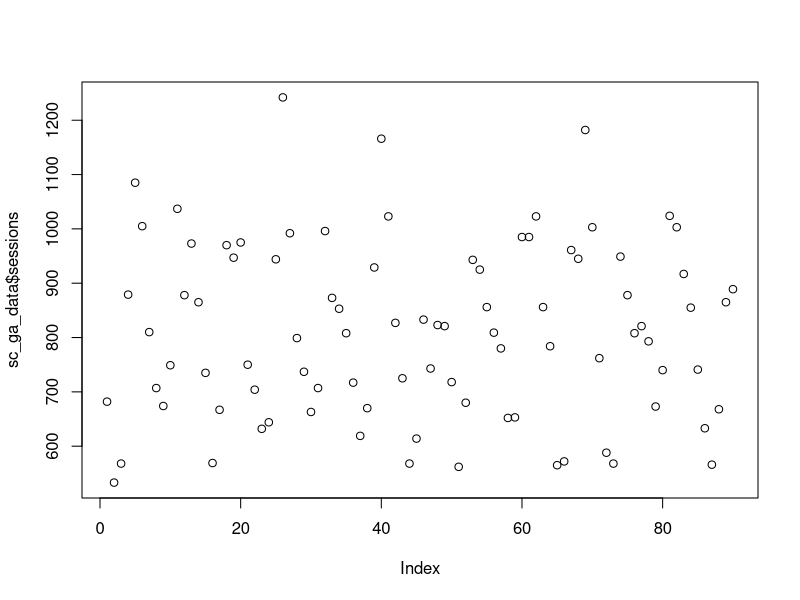
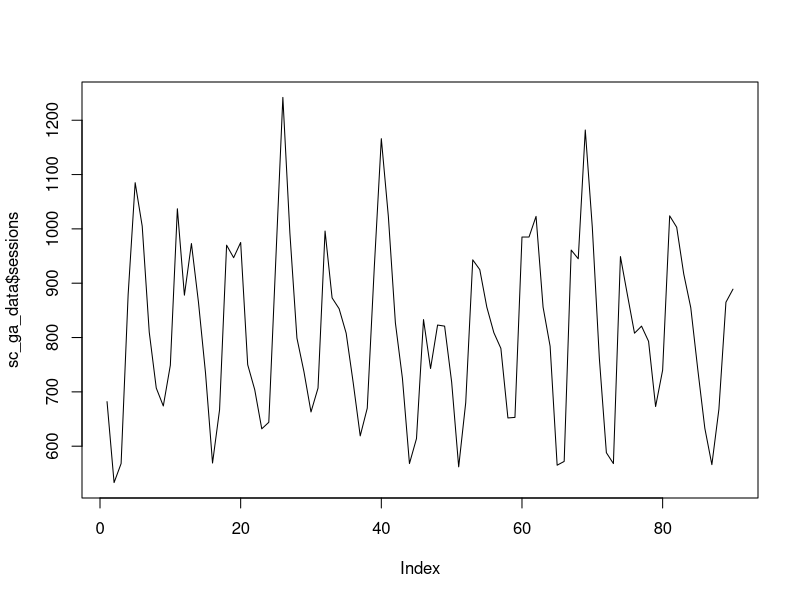
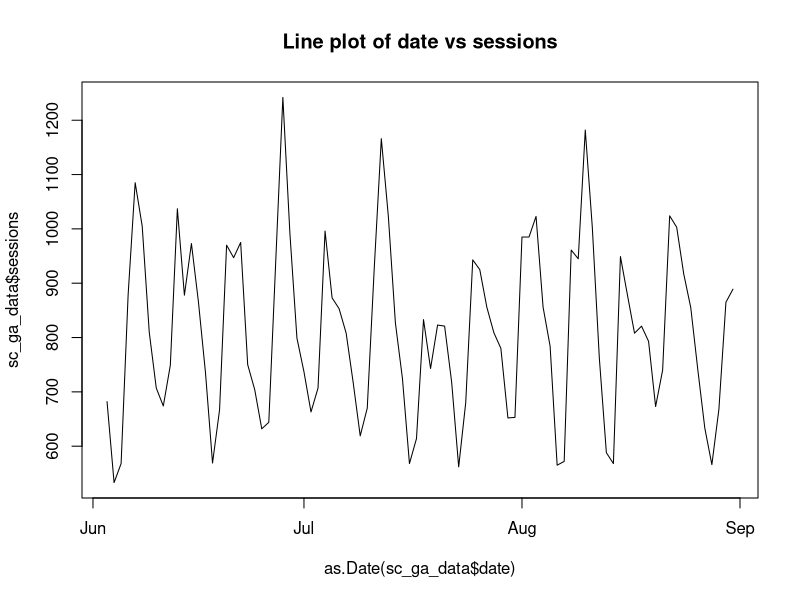
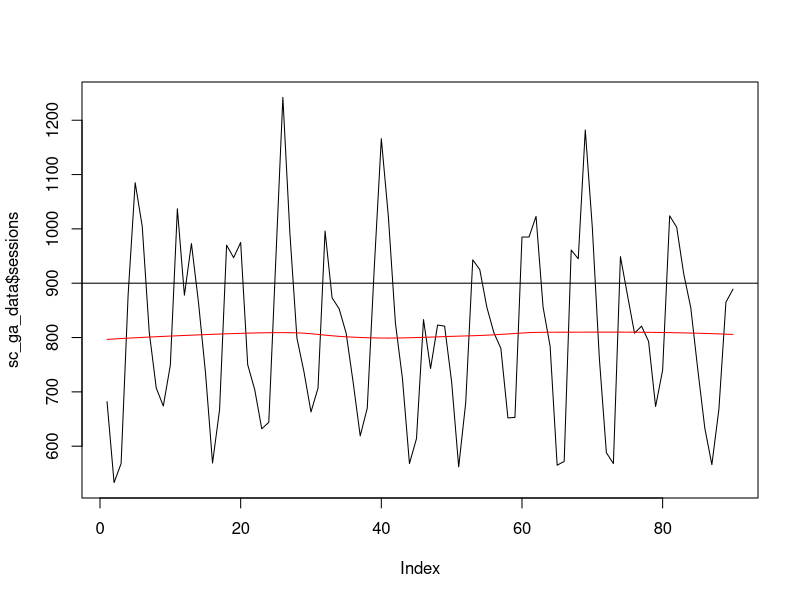
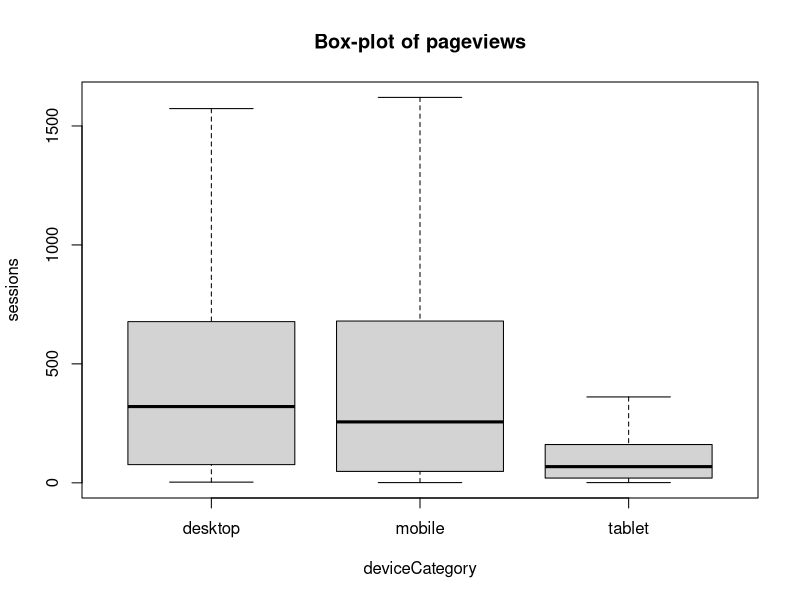
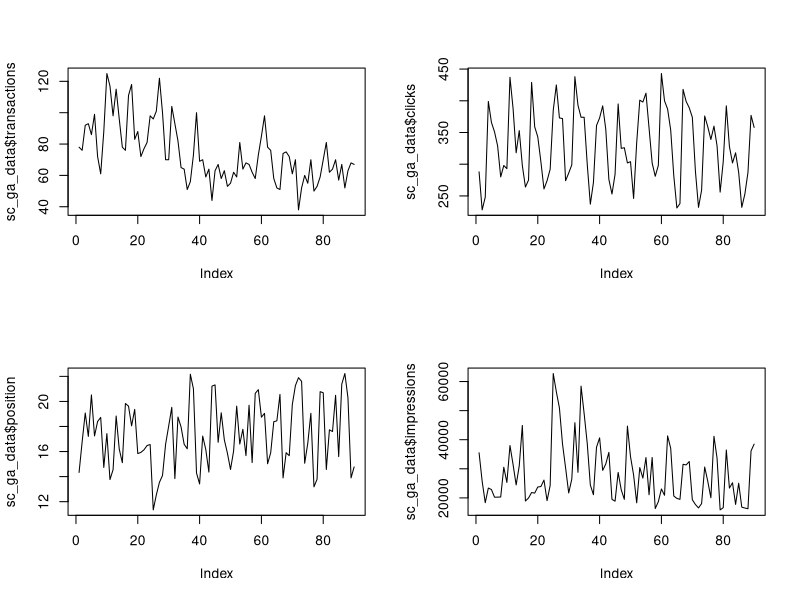
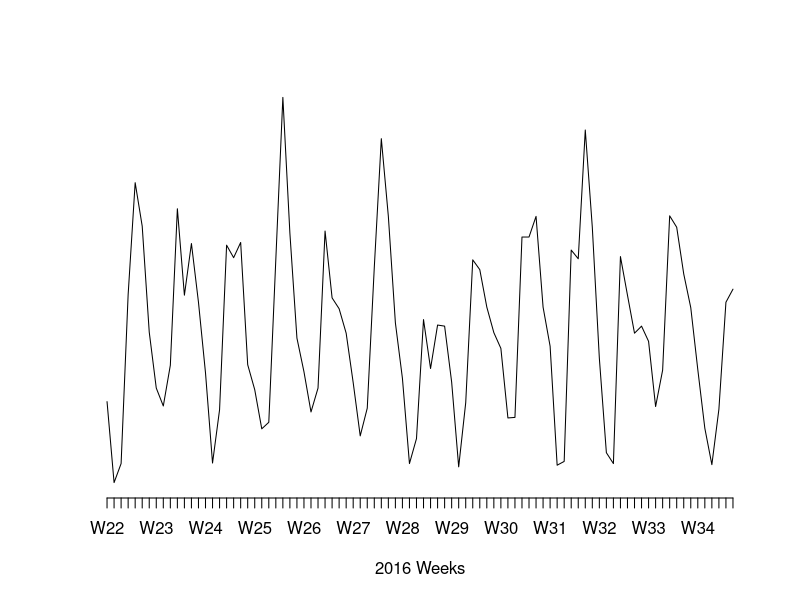
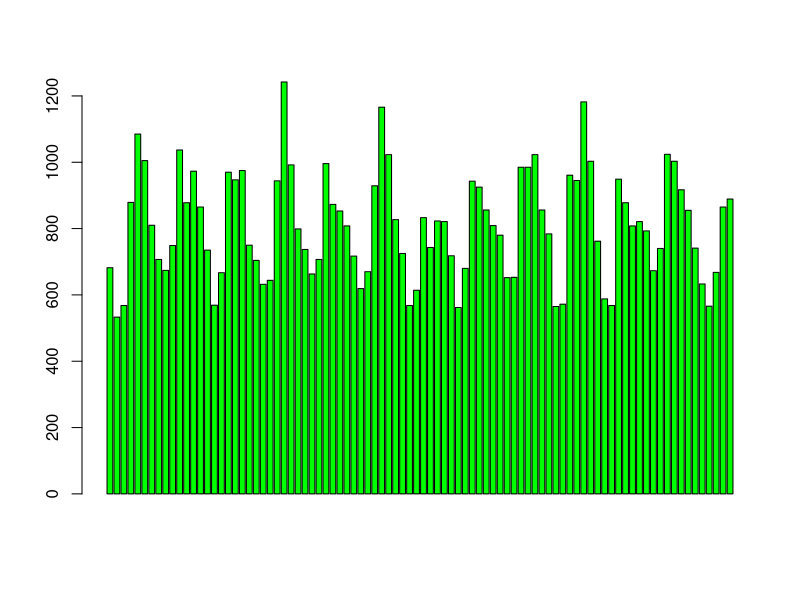

The R script that drew these images, in order:
## ---- chunk 1
sc_ga_data <- read.csv("./data/search_console_plus_ga.csv", stringsAsFactors = FALSE)
## ---- chunk 2
## get the web data
web_data <- read.csv("./data/gadata_example_2.csv", stringsAsFactors = FALSE)
## ---- chunk 3
## use tidyverse to pivot the data
library(dplyr)
library(tidyr)

## get only desktop rows, and the date, channelGrouping and sessions columns
pivoted <- web_data %>% 
  filter(deviceCategory == "desktop") %>% 
  select(date, channelGrouping, sessions) %>%
  spread(channelGrouping, sessions)

## get rid of any NA's and replace with 0
pivoted[is.na(pivoted)] <- 0

## ---- chunk 4
## a simple scatterplot
plot(sc_ga_data$sessions)

## make it a line graph
plot(sc_ga_data$sessions, type = "l")

## plot against date - will error if you pass in a character Date, needs Date class
plot(as.Date(sc_ga_data$date), sc_ga_data$sessions, type = "l", main = "Line plot of date vs sessions")
## ---- chunk 5
plot(sc_ga_data$sessions, type = "l")
## add a red trend line with loess()
lines(lowess(sc_ga_data$sessions), col = "red")

## A horizontal line at 900
abline(h = 900)
## ---- chunk 6
web_data$deviceCategory <- as.factor(web_data$deviceCategory)

plot(web_data[,c("deviceCategory","sessions")], main = "Box-plot of pageviews", outline = FALSE)

## ---- chunk 7
## facet plots in a grid
par(mfrow = c(2,2))
plot(sc_ga_data$transactions, type = "l")
plot(sc_ga_data$clicks, type = "l")
plot(sc_ga_data$position, type = "l")
plot(sc_ga_data$impressions, type = "l")

## remember to reset it again
par(mfrow = c(1,1))
## ---- chunk 8
## axes = FALSE gets rid of the axes, ann gets rid of the labels.
plot(as.Date(sc_ga_data$date), sc_ga_data$sessions, type = "l", axes = FALSE, ann = FALSE)
axis(1, as.Date(sc_ga_data$date), labels = format(as.Date(sc_ga_data$date), format = "W%W"))
title(xlab = "2016 Weeks")
## ---- chunk 9
barplot(sc_ga_data$sessions, col = "green")

hist(sc_ga_data$sessions)
